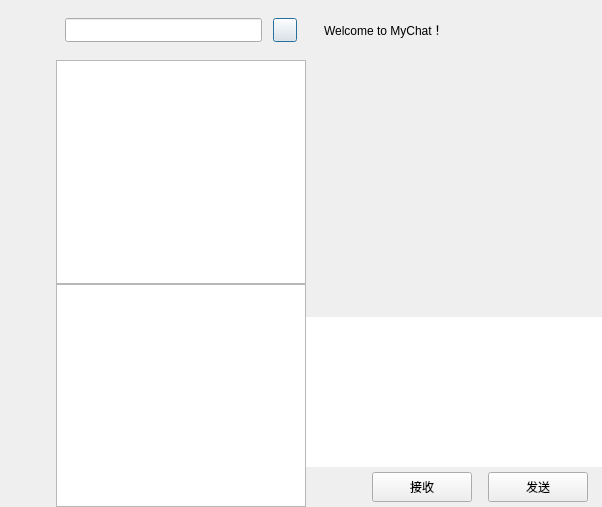
<?xml version="1.0" encoding="UTF-8"?>
<ui version="4.0">
 <class>ChatDialog</class>
 <widget class="QDialog" name="ChatDialog">
  <property name="geometry">
   <rect>
    <x>0</x>
    <y>0</y>
    <width>602</width>
    <height>507</height>
   </rect>
  </property>
  <property name="windowTitle">
   <string>Dialog</string>
  </property>
  <layout class="QHBoxLayout" name="horizontalLayout">
   <property name="spacing">
    <number>0</number>
   </property>
   <property name="leftMargin">
    <number>0</number>
   </property>
   <property name="topMargin">
    <number>0</number>
   </property>
   <property name="rightMargin">
    <number>0</number>
   </property>
   <property name="bottomMargin">
    <number>0</number>
   </property>
   <item>
    <widget class="QWidget" name="side_bar" native="true">
     <property name="sizePolicy">
      <sizepolicy hsizetype="Fixed" vsizetype="Expanding">
       <horstretch>0</horstretch>
       <verstretch>0</verstretch>
      </sizepolicy>
     </property>
     <property name="minimumSize">
      <size>
       <width>56</width>
       <height>0</height>
      </size>
     </property>
     <property name="maximumSize">
      <size>
       <width>56</width>
       <height>16777215</height>
      </size>
     </property>
     <layout class="QVBoxLayout" name="verticalLayout_4">
      <property name="spacing">
       <number>30</number>
      </property>
      <property name="leftMargin">
       <number>10</number>
      </property>
      <property name="topMargin">
       <number>30</number>
      </property>
      <property name="rightMargin">
       <number>0</number>
      </property>
      <property name="bottomMargin">
       <number>0</number>
      </property>
      <item>
       <widget class="QWidget" name="widget_2" native="true">
        <property name="minimumSize">
         <size>
          <width>29</width>
          <height>29</height>
         </size>
        </property>
        <layout class="QVBoxLayout" name="verticalLayout_5">
         <property name="spacing">
          <number>30</number>
         </property>
         <property name="leftMargin">
          <number>0</number>
         </property>
         <property name="topMargin">
          <number>0</number>
         </property>
         <property name="rightMargin">
          <number>0</number>
         </property>
         <property name="bottomMargin">
          <number>0</number>
         </property>
         <item>
          <widget class="QLabel" name="side_head_lb">
           <property name="minimumSize">
            <size>
             <width>35</width>
             <height>35</height>
            </size>
           </property>
           <property name="maximumSize">
            <size>
             <width>35</width>
             <height>35</height>
            </size>
           </property>
           <property name="text">
            <string/>
           </property>
          </widget>
         </item>
         <item>
          <widget class="StateLabel" name="side_chat_lb">
           <property name="minimumSize">
            <size>
             <width>30</width>
             <height>30</height>
            </size>
           </property>
           <property name="maximumSize">
            <size>
             <width>30</width>
             <height>30</height>
            </size>
           </property>
           <property name="text">
            <string/>
           </property>
          </widget>
         </item>
         <item>
          <widget class="StateLabel" name="side_contact_lb">
           <property name="minimumSize">
            <size>
             <width>30</width>
             <height>30</height>
            </size>
           </property>
           <property name="maximumSize">
            <size>
             <width>30</width>
             <height>30</height>
            </size>
           </property>
           <property name="text">
            <string/>
           </property>
          </widget>
         </item>
        </layout>
       </widget>
      </item>
      <item>
       <spacer name="verticalSpacer">
        <property name="orientation">
         <enum>Qt::Vertical</enum>
        </property>
        <property name="sizeHint" stdset="0">
         <size>
          <width>20</width>
          <height>40</height>
         </size>
        </property>
       </spacer>
      </item>
     </layout>
    </widget>
   </item>
   <item>
    <widget class="QWidget" name="chat_user_wid" native="true">
     <property name="sizePolicy">
      <sizepolicy hsizetype="Preferred" vsizetype="Expanding">
       <horstretch>0</horstretch>
       <verstretch>0</verstretch>
      </sizepolicy>
     </property>
     <property name="minimumSize">
      <size>
       <width>250</width>
       <height>0</height>
      </size>
     </property>
     <property name="maximumSize">
      <size>
       <width>250</width>
       <height>16777215</height>
      </size>
     </property>
     <layout class="QVBoxLayout" name="verticalLayout">
      <property name="spacing">
       <number>0</number>
      </property>
      <property name="leftMargin">
       <number>0</number>
      </property>
      <property name="topMargin">
       <number>0</number>
      </property>
      <property name="rightMargin">
       <number>0</number>
      </property>
      <property name="bottomMargin">
       <number>0</number>
      </property>
      <item>
       <widget class="QWidget" name="search_wid" native="true">
        <property name="minimumSize">
         <size>
          <width>0</width>
          <height>60</height>
         </size>
        </property>
        <property name="maximumSize">
         <size>
          <width>16777215</width>
          <height>60</height>
         </size>
        </property>
        <layout class="QHBoxLayout" name="horizontalLayout_2">
         <property name="spacing">
          <number>6</number>
         </property>
         <property name="leftMargin">
          <number>9</number>
         </property>
         <property name="topMargin">
          <number>9</number>
         </property>
         <property name="rightMargin">
          <number>9</number>
         </property>
         <property name="bottomMargin">
          <number>9</number>
         </property>
         <item>
          <widget class="CustomizeEdit" name="search_edit">
           <property name="minimumSize">
            <size>
             <width>0</width>
             <height>24</height>
            </size>
           </property>
           <property name="maximumSize">
            <size>
             <width>16777215</width>
             <height>24</height>
            </size>
           </property>
          </widget>
         </item>
         <item>
          <spacer name="horizontalSpacer">
           <property name="orientation">
            <enum>Qt::Horizontal</enum>
           </property>
           <property name="sizeType">
            <enum>QSizePolicy::Fixed</enum>
           </property>
           <property name="sizeHint" stdset="0">
            <size>
             <width>5</width>
             <height>20</height>
            </size>
           </property>
          </spacer>
         </item>
         <item>
          <widget class="ClickedBtn" name="add_btn">
           <property name="minimumSize">
            <size>
             <width>24</width>
             <height>24</height>
            </size>
           </property>
           <property name="maximumSize">
            <size>
             <width>24</width>
             <height>24</height>
            </size>
           </property>
           <property name="text">
            <string/>
           </property>
          </widget>
         </item>
        </layout>
       </widget>
      </item>
      <item>
       <widget class="SearchList" name="search_list"/>
      </item>
      <item>
       <widget class="ChatUserList" name="chat_user_list">
        <property name="minimumSize">
         <size>
          <width>250</width>
          <height>0</height>
         </size>
        </property>
        <property name="maximumSize">
         <size>
          <width>250</width>
          <height>16777215</height>
         </size>
        </property>
       </widget>
      </item>
     </layout>
    </widget>
   </item>
   <item>
    <widget class="QWidget" name="chat_data_wid" native="true">
     <layout class="QVBoxLayout" name="verticalLayout_2">
      <property name="spacing">
       <number>0</number>
      </property>
      <property name="leftMargin">
       <number>0</number>
      </property>
      <property name="topMargin">
       <number>0</number>
      </property>
      <property name="rightMargin">
       <number>0</number>
      </property>
      <property name="bottomMargin">
       <number>0</number>
      </property>
      <item>
       <widget class="QWidget" name="title_wid" native="true">
        <property name="minimumSize">
         <size>
          <width>0</width>
          <height>60</height>
         </size>
        </property>
        <property name="maximumSize">
         <size>
          <width>16777215</width>
          <height>60</height>
         </size>
        </property>
        <layout class="QVBoxLayout" name="verticalLayout_3">
         <item>
          <widget class="QWidget" name="widget" native="true">
           <layout class="QHBoxLayout" name="horizontalLayout_3">
            <item>
             <widget class="QLabel" name="title_lb">
              <property name="text">
               <string>Welcome to MyChat！</string>
              </property>
             </widget>
            </item>
           </layout>
          </widget>
         </item>
        </layout>
       </widget>
      </item>
      <item>
       <widget class="ChatView" name="chat_data_list" native="true"/>
      </item>
      <item>
       <widget class="QWidget" name="tool_wid" native="true">
        <property name="minimumSize">
         <size>
          <width>0</width>
          <height>40</height>
         </size>
        </property>
        <property name="maximumSize">
         <size>
          <width>16777215</width>
          <height>40</height>
         </size>
        </property>
        <layout class="QHBoxLayout" name="horizontalLayout_5">
         <property name="leftMargin">
          <number>2</number>
         </property>
         <property name="topMargin">
          <number>2</number>
         </property>
         <property name="rightMargin">
          <number>2</number>
         </property>
         <property name="bottomMargin">
          <number>2</number>
         </property>
         <item>
          <spacer name="horizontalSpacer_7">
           <property name="orientation">
            <enum>Qt::Horizontal</enum>
           </property>
           <property name="sizeType">
            <enum>QSizePolicy::Fixed</enum>
           </property>
           <property name="sizeHint" stdset="0">
            <size>
             <width>5</width>
             <height>20</height>
            </size>
           </property>
          </spacer>
         </item>
         <item>
          <widget class="ClickedLabel" name="emo_lb">
           <property name="minimumSize">
            <size>
             <width>25</width>
             <height>25</height>
            </size>
           </property>
           <property name="maximumSize">
            <size>
             <width>25</width>
             <height>25</height>
            </size>
           </property>
           <property name="text">
            <string/>
           </property>
          </widget>
         </item>
         <item>
          <spacer name="horizontalSpacer_6">
           <property name="orientation">
            <enum>Qt::Horizontal</enum>
           </property>
           <property name="sizeType">
            <enum>QSizePolicy::Fixed</enum>
           </property>
           <property name="sizeHint" stdset="0">
            <size>
             <width>5</width>
             <height>20</height>
            </size>
           </property>
          </spacer>
         </item>
         <item>
          <widget class="ClickedLabel" name="file_lb">
           <property name="minimumSize">
            <size>
             <width>30</width>
             <height>30</height>
            </size>
           </property>
           <property name="maximumSize">
            <size>
             <width>30</width>
             <height>30</height>
            </size>
           </property>
           <property name="text">
            <string/>
           </property>
          </widget>
         </item>
         <item>
          <spacer name="horizontalSpacer_5">
           <property name="orientation">
            <enum>Qt::Horizontal</enum>
           </property>
           <property name="sizeHint" stdset="0">
            <size>
             <width>40</width>
             <height>20</height>
            </size>
           </property>
          </spacer>
         </item>
        </layout>
       </widget>
      </item>
      <item>
       <widget class="MessageTextEdit" name="chatEdit">
        <property name="minimumSize">
         <size>
          <width>0</width>
          <height>150</height>
         </size>
        </property>
        <property name="maximumSize">
         <size>
          <width>16777215</width>
          <height>150</height>
         </size>
        </property>
        <property name="frameShape">
         <enum>QFrame::NoFrame</enum>
        </property>
       </widget>
      </item>
      <item>
       <widget class="QWidget" name="send_wid" native="true">
        <property name="minimumSize">
         <size>
          <width>0</width>
          <height>40</height>
         </size>
        </property>
        <property name="maximumSize">
         <size>
          <width>16777215</width>
          <height>40</height>
         </size>
        </property>
        <layout class="QHBoxLayout" name="horizontalLayout_4">
         <property name="topMargin">
          <number>2</number>
         </property>
         <property name="bottomMargin">
          <number>2</number>
         </property>
         <item>
          <spacer name="horizontalSpacer_2">
           <property name="orientation">
            <enum>Qt::Horizontal</enum>
           </property>
           <property name="sizeHint" stdset="0">
            <size>
             <width>36</width>
             <height>20</height>
            </size>
           </property>
          </spacer>
         </item>
         <item>
          <widget class="ClickedBtn" name="receive_btn">
           <property name="minimumSize">
            <size>
             <width>100</width>
             <height>30</height>
            </size>
           </property>
           <property name="maximumSize">
            <size>
             <width>100</width>
             <height>30</height>
            </size>
           </property>
           <property name="text">
            <string>接收</string>
           </property>
          </widget>
         </item>
         <item>
          <spacer name="horizontalSpacer_3">
           <property name="orientation">
            <enum>Qt::Horizontal</enum>
           </property>
           <property name="sizeType">
            <enum>QSizePolicy::Fixed</enum>
           </property>
           <property name="sizeHint" stdset="0">
            <size>
             <width>10</width>
             <height>20</height>
            </size>
           </property>
          </spacer>
         </item>
         <item>
          <widget class="ClickedBtn" name="send_btn">
           <property name="minimumSize">
            <size>
             <width>100</width>
             <height>30</height>
            </size>
           </property>
           <property name="maximumSize">
            <size>
             <width>100</width>
             <height>30</height>
            </size>
           </property>
           <property name="text">
            <string>发送</string>
           </property>
          </widget>
         </item>
         <item>
          <spacer name="horizontalSpacer_4">
           <property name="orientation">
            <enum>Qt::Horizontal</enum>
           </property>
           <property name="sizeType">
            <enum>QSizePolicy::Fixed</enum>
           </property>
           <property name="sizeHint" stdset="0">
            <size>
             <width>5</width>
             <height>20</height>
            </size>
           </property>
          </spacer>
         </item>
        </layout>
       </widget>
      </item>
     </layout>
    </widget>
   </item>
  </layout>
 </widget>
 <customwidgets>
  <customwidget>
   <class>CustomizeEdit</class>
   <extends>QLineEdit</extends>
   <header>customizeedit.h</header>
  </customwidget>
  <customwidget>
   <class>ClickedLabel</class>
   <extends>QLabel</extends>
   <header>clickedlabel.h</header>
  </customwidget>
  <customwidget>
   <class>ClickedBtn</class>
   <extends>QPushButton</extends>
   <header>clickedbtn.h</header>
  </customwidget>
  <customwidget>
   <class>ChatUserList</class>
   <extends>QListWidget</extends>
   <header>chatuserlist.h</header>
  </customwidget>
  <customwidget>
   <class>MessageTextEdit</class>
   <extends>QTextEdit</extends>
   <header>MessageTextEdit.h</header>
  </customwidget>
  <customwidget>
   <class>ChatView</class>
   <extends>QWidget</extends>
   <header>chatview.h</header>
   <container>1</container>
  </customwidget>
  <customwidget>
   <class>StateLabel</class>
   <extends>QLabel</extends>
   <header>statelabel.h</header>
  </customwidget>
  <customwidget>
   <class>SearchList</class>
   <extends>QListWidget</extends>
   <header>searchlist.h</header>
  </customwidget>
 </customwidgets>
 <resources/>
 <connections/>
</ui>
